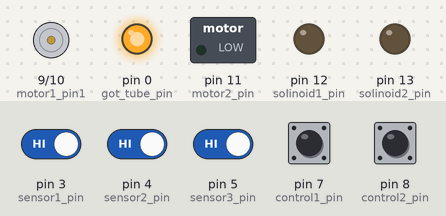
This sketch was run on a simulated Arduino Uno, built with avr-gcc and run on an emulated ATmega328P. Parts: motor-driver pin pairs drawn as motors (green arrow = first pin HIGH = forward, orange = second pin HIGH = backward, longer = more drive), switched loads named in the sketch (green lamp = pin HIGH), output pins drawn as LEDs (lit = HIGH). The test bench sets the inputs (shaded band); at power-on: pin 3 (sensor1_pin), pin 4 (sensor2_pin), pin 5 (sensor3_pin), pin 7 (control1_pin), pin 8 (control2_pin) HIGH.

Above: at 1.2 s.
1.3 s: pin 7 (control1_pin) pulled LOW for 0.15 s
At 2.1 s:
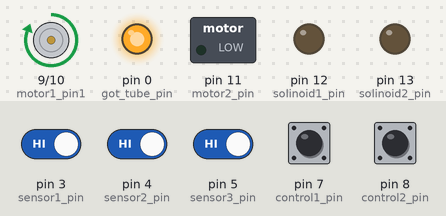
4.4 s: pin 8 (control2_pin) pulled LOW for 0.15 s
At 4.8 s:
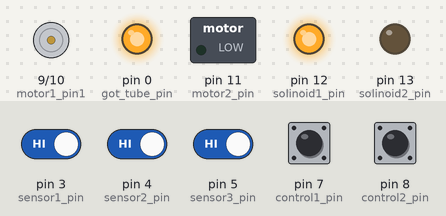
6.4 s: pin 7 (control1_pin) pulled LOW for 1 s
At 8.0 s:
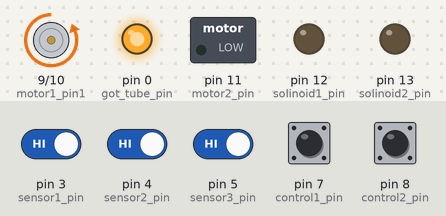
10.1 s: pin 7 (control1_pin) driven LOW and pin 8 (control2_pin) driven LOW
At 10.42 s:
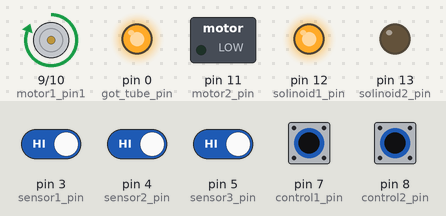
Timing chart, 0 to 13.8 s (numbered marks = the images above; inputs shaded):
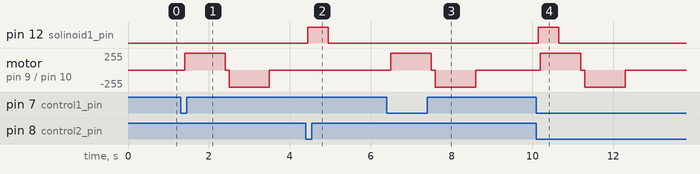

Measured:
- after the input at 1.3 s, motor on pin 9 (motor1_pin1) / pin 10 (motor1_pin2): stopped → forward 255/255 after 0.10 s, → stopped 1.0 s later, → backward 255/255 0.10 s later, → stopped 1.0 s later
- after the input at 4.4 s, pin 12 (solinoid1_pin): LOW → HIGH after 0.05 s, → LOW 0.50 s later
- after the input at 6.4 s, motor on pin 9 (motor1_pin1) / pin 10 (motor1_pin2): stopped → forward 255/255 after 0.10 s, → stopped 1.0 s later, → backward 255/255 0.10 s later, → stopped 1.0 s later
- after the input at 10.1 s, pin 12 (solinoid1_pin): LOW → HIGH after 0.05 s, → LOW 0.50 s later; motor on pin 9 (motor1_pin1) / pin 10 (motor1_pin2): stopped → forward 255/255 after 0.10 s, → stopped 1.0 s later, → backward 255/255 0.10 s later, → stopped 1.0 s later

The sketch:

MH_tiny.ino
```cpp
//#include <SoftwareSerial.h>
//const int RX = 13;
//const int TX = 14;
//SoftwareSerial mySerial(RX, TX);

const int got_tube_pin = 0;

const int sensor1_pin = 3;
const int sensor2_pin = 4;
const int sensor3_pin = 5;
const int sensor4_pin = 6;        // check sticker on tube

const int control1_pin = 7;       // drop tube process
const int control2_pin = 8;       // get tube process

const int motor1_pin1 = 9;         // drop tube
const int motor1_pin2 = 10;
const int motor2_pin = 11;        // small roller motor

const int solinoid1_pin = 12;     // lock tube
const int solinoid2_pin = 13;     // shaft of roller motor

byte control1_state = 0xFF;
byte control2_state = 0xFF;
bool run_drop_tube = false;
int run_drop_tube_state = 0;
bool run_get_tube = false;
int run_get_tube_state = 0;
bool got_tube_sensor = false;

void run_get_tube_machine(void);
void run_drop_tube_machine(void);
void open_lock_motor(void);
void close_lock_motor(void);
void stop_lock_motor(void);
unsigned long drop_tube_timer = 0;
unsigned long get_tube_timer = 0;
void setup()
{
  pinMode(sensor1_pin,INPUT_PULLUP);
  pinMode(sensor2_pin,INPUT_PULLUP);
  pinMode(sensor3_pin,INPUT_PULLUP);
  pinMode(sensor4_pin,INPUT_PULLUP);

  pinMode(control1_pin,INPUT_PULLUP);
  pinMode(control2_pin,INPUT_PULLUP);

  pinMode(motor1_pin1,OUTPUT);
  pinMode(motor1_pin2,OUTPUT);
  pinMode(motor2_pin,OUTPUT);

  pinMode(solinoid1_pin,OUTPUT);
  pinMode(solinoid2_pin,OUTPUT);

  pinMode(got_tube_pin,OUTPUT);

  //============================
  stop_lock_motor();
  digitalWrite(got_tube_pin,HIGH);            // tube not detect

}

void loop()
{
  control1_state = ((control1_state<<1)&0xFF)+digitalRead(control1_pin);
  control2_state = ((control2_state<<1)&0xFF)+digitalRead(control2_pin);
  got_tube_sensor = !((digitalRead(sensor1_pin)) & (digitalRead(sensor2_pin)) & (digitalRead(sensor3_pin)));
  //========== check state ==========
  if(control1_state == 0xF0)
  {
    run_drop_tube_state = 0;
    run_drop_tube = true;
    drop_tube_timer = millis();
  }

  if(control2_state == 0xF0)
  {
    run_get_tube_state = 0;
    run_get_tube = true;
    get_tube_timer = millis();
  }
  // =================================
  if(run_drop_tube)
  {
    run_drop_tube_machine();
  }
  if(run_get_tube)
  {
    run_get_tube_machine();
  }
}


// ================== sub program ===============
void run_get_tube_machine(void)
{
  switch(run_get_tube_state)
  {
    case 0:
    {
      if(millis()-get_tube_timer >= 50)
      {
        digitalWrite(solinoid1_pin,HIGH);     // on lock tube solinoid
        run_get_tube_state = 1;
        get_tube_timer = millis();
      }
      break;
    }
    case 1:
    {
      if(millis()-get_tube_timer >= 500)
      {
        digitalWrite(solinoid1_pin,LOW);     // off lock tube solinoid
        run_get_tube_state = 2;
        get_tube_timer = millis();
      }
      break;
    }
    case 2:
    {
      if(millis()-get_tube_timer >= 100)
      {
        run_get_tube_state = 3;
        get_tube_timer = millis();
      }
      break;
    }
    case 3:
    {
      if(millis()-get_tube_timer >= 100)
      {

      }
      break;
    }
    case 4:
    {
      break;
    }
    case 5:
    {
      break;
    }
    case 6:
    {
      break;
    }
    case 7:
    {
      break;
    }
    default:
    {

    }
  }

}


void run_drop_tube_machine(void)
{
  switch(run_drop_tube_state)
   {
    case 0:     // wait for a while
    {
      if(millis()-drop_tube_timer >= 100)
      {
        run_drop_tube_state = 1;
      }
      break;
    }
    case 1:
    {
      open_lock_motor();
      run_drop_tube_state = 2;
      drop_tube_timer = millis();
      break;
    }
    case 2:
    {
      if(millis()-drop_tube_timer>=1000)
      {
        run_drop_tube_state = 3;
        stop_lock_motor();
        drop_tube_timer = millis();
      }
      break;
    }
    case 3:
    {
      if(millis()-drop_tube_timer>=100)
      {
        run_drop_tube_state = 4;
        close_lock_motor();
        drop_tube_timer = millis();
      }
      break;
    }
    case 4:
    {
      if(millis()-drop_tube_timer>= 1000)
      {
        run_drop_tube_state = 5;
        stop_lock_motor();
      }
      break;
    }
    case 5:
    {
      break;
    }
    default:
    {

    }
  }

}


//====================== control lock motor ===========
void open_lock_motor(void)
{
  digitalWrite(motor1_pin1,HIGH);
  digitalWrite(motor1_pin2,LOW);
}
void close_lock_motor(void)
{
  digitalWrite(motor1_pin1,LOW);
  digitalWrite(motor1_pin2,HIGH);
}
void stop_lock_motor(void)
{
  digitalWrite(motor1_pin1,LOW);
  digitalWrite(motor1_pin2,LOW);
}
```
